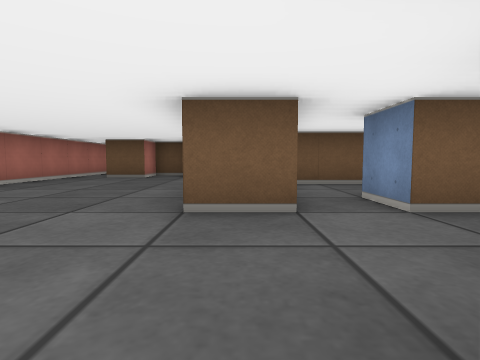
view 1 (above)

17 first-person views from a walk through a cub3D maze. The camera is about half as high as the walls, tilts 4° down and sees 80° across. The floor is counted in squares. Each view is taken from the middle of a square. On the plan, view 1 faces up. The plan holds only what a view shows up to about 9 squares ahead; the rest is blank.

view 2
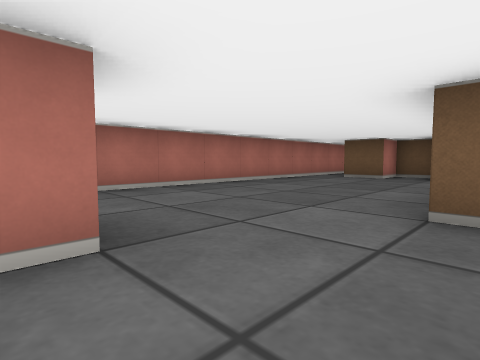

view 3
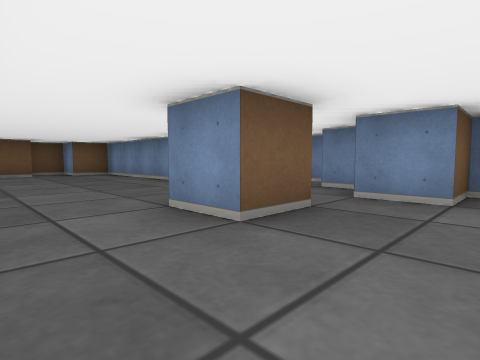

view 4
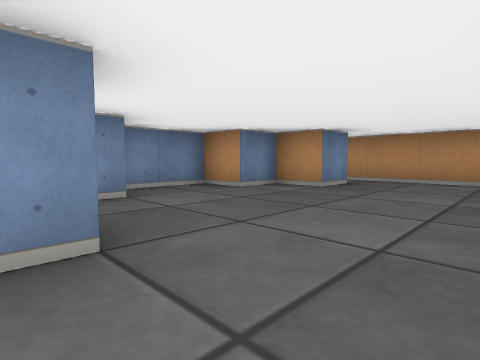

view 5
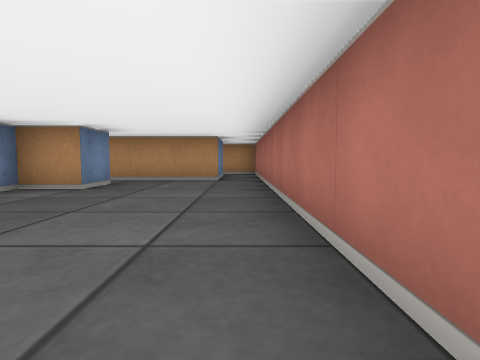

view 6
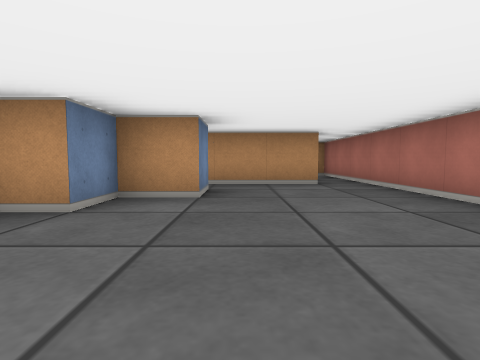

view 7
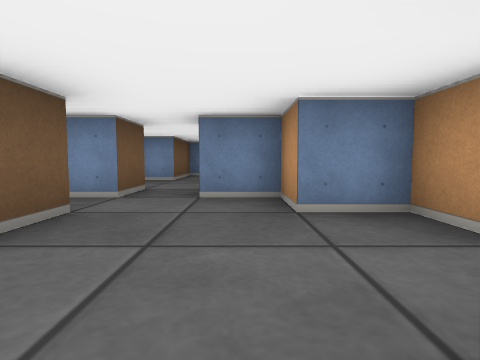

view 8
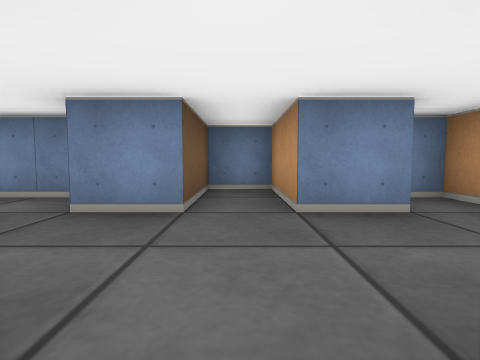

view 9
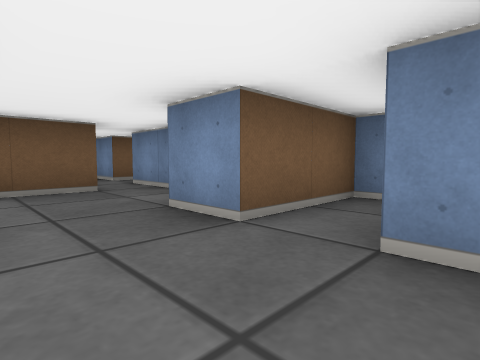

view 10
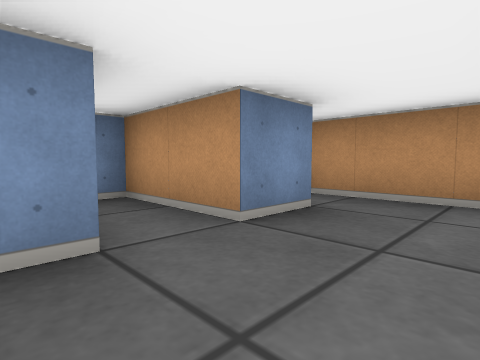

view 11
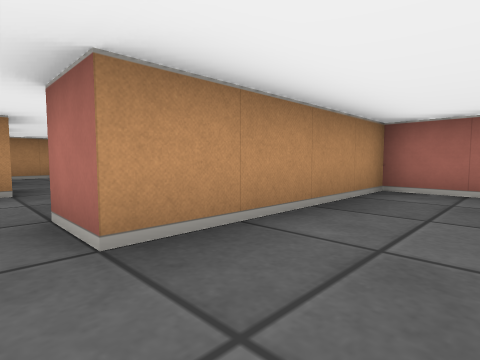

view 12
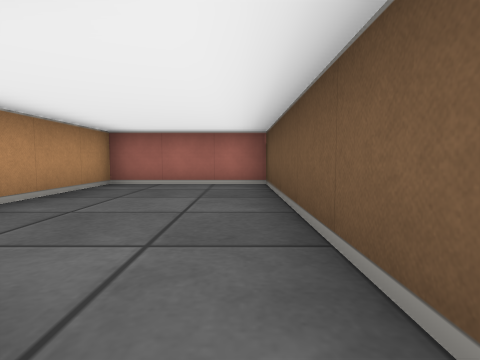

view 13
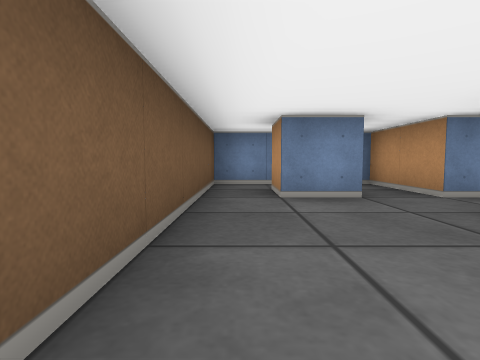

view 14
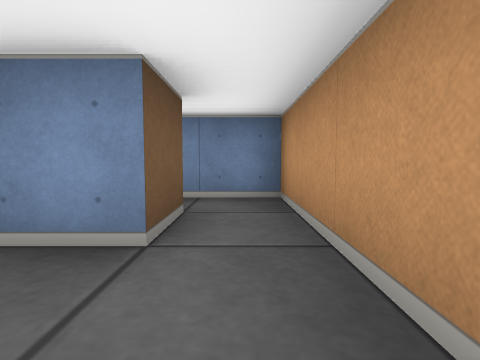

view 15
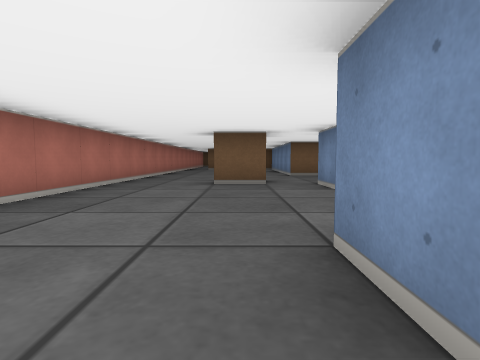

view 16
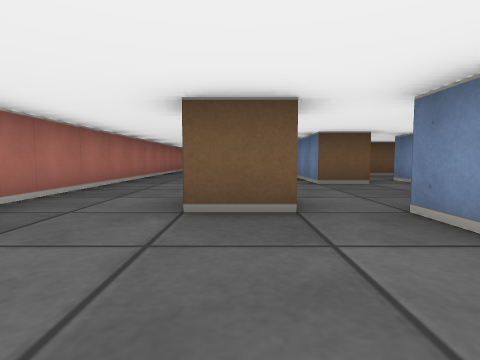

view 17
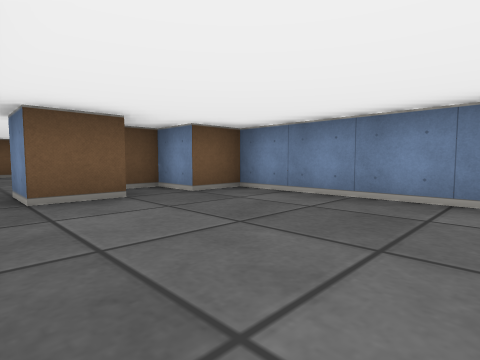

### Floor plan
Points are (right, up) in squares from view 1. A wall is a line through its corners. A room is listed if a view was taken in it or the views show most of it. See-through windows are left out.
Room 1 (views 1, 2, 3, 4, 5, 6, 7, 8, 14, 15, 16, 17)
walls: (-1.5, 0.6) (-1.5, 0); (-1.4, -0.5) (-2.5, -0.5) (-2.5, 0.5); (0.6, 2.5) (-0.5, 2.5) (-0.5, 7.5) (-1.5, 7.5); (2.5, 2.5) (1.5, 2.5); (-2.5, 7.5) (-3.5, 7.5) (-3.5, 8.5); (-0.5, -5.5) (-1.5, -5.5) (-1.5, -4.5) (-0.5, -4.5) (-0.5, -3.5) (0.5, -3.5) (0.5, -1.5) (-0.5, -1.5) (-0.5, -0.5) (0.5, -0.5) (0.5, 0.5) (1.5, 0.5) (1.5, 1.5); (-1.5, 8.5) (-2.5, 8.5); (-3.5, -6.5) (0.5, -6.5) (0.5, -5.2); (-4.5, 9) (-4.5, -6.5)
ways out: opening at (1.5, 2) to room 2; opening at (-4, -7.5); opening at (-4, 9)
Room 2 (views 9, 10)
walls: (1.5, 2.5) (1.5, 3.5); (5.5, 4) (5.5, 5.5); (4.5, 5.5) (1, 5.5); (4.5, 0.4) (4.5, 1.5) (6.5, 1.5) (6.5, 2.5) (4.5, 2.5) (4.5, 3.5); (3.2, -0.5) (5.5, -0.5) (5.5, 0)
ways out: opening at (1.5, 2) to room 1; opening at (5, 6) to room 3
Room 3 (views 11, 12, 13)
walls: (6, 7.5) (5.5, 7.5) (5.5, 8.5) (6.5, 8.5); (5.5, 5.5) (5.5, 6.5) (7.5, 6.5); (7.5, 8.4) (7.5, 9.5) (0.5, 9.5) (0.5, 6.5) (4.5, 6.5) (4.5, 5.5)
ways out: opening at (5, 6) to room 2

Where each view was taken, in squares from view 1:
view 1: 0 up, 0 right, facing up
view 2: 0 up, 0 right, facing up-left
view 3: 2 down, 4 left, facing up-right
view 4: 0 up, 4 left, facing down-right
view 5: 0 up, 4 left, facing down
view 6: 1 down, 2 left, facing down
view 7: 1 up, 2 left, facing right
view 8: 2 up, 2 right, facing right
view 9: 1 up, 3 right, facing up-right
view 10: 3 up, 3 right, facing down-right
view 11: 8 up, 5 right, facing down-left
view 12: 9 up, 6 right, facing left
view 13: 9 up, 2 right, facing right
view 14: 6 down, 3 left, facing right
view 15: 6 down, 2 left, facing up
view 16: 3 down, 2 left, facing up
view 17: 4 up, 4 left, facing up-right
